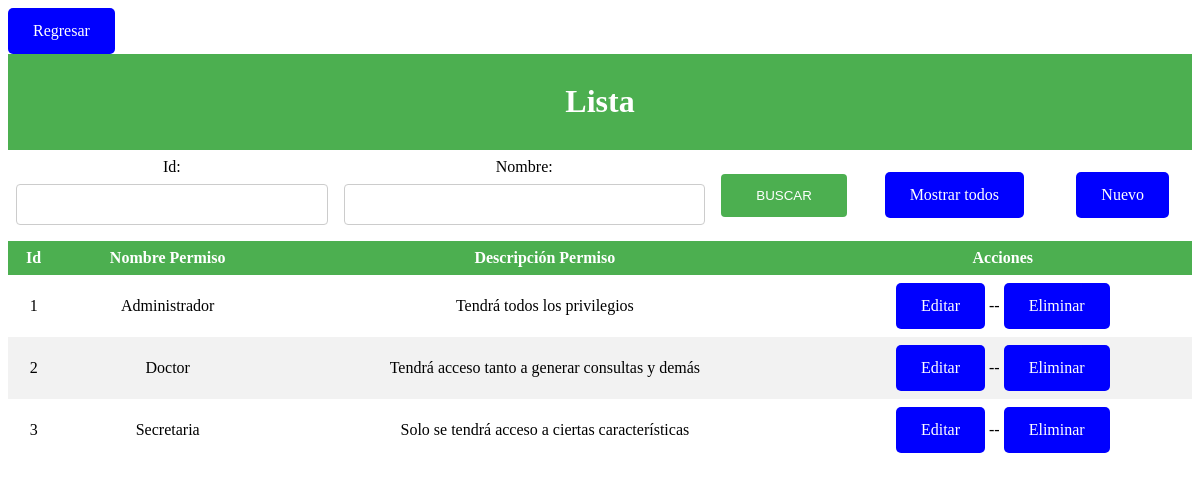
/index_t_permisos.php, run on the app's committed database.
### tables this page shows
CREATE TABLE `t_permiso` (
  `permiso_id` int NOT NULL,
  `nombre_permiso` varchar(50) NOT NULL,
  `desc_permiso` text NOT NULL
);

### index_t_permisos.php (the view, shortened to what this page needs)
<?php
 include("conexion.php");
?>
<!DOCTYPE html>
<html lang="en">
    <head>
        <link rel="stylesheet" href="estilos.css">
    </head>
    <body>
        <form action="<?=$_SERVER['PHP_SELF']?>" method="post">
        <table>
        <tr><a href="index.php">Regresar</a></tr>
            <tr>
                <th colspan="5"><h1>Lista</h1></th>
            </tr>
            <tr>
                <td>
                    <label for="">Id:</label>
                    <input type="text" name = 'permiso_id'>
                </td>
                <td>
                    <label for="">Nombre:</label>
                    <input type="text" name = 'nombre_permiso'>
                </td>
                <td>
                    <input type="submit" name="enviar" value =  "BUSCAR">
                </td>
                <td>
                    <a href="index_t_permisos.php">Mostrar todos</a>
                </td>
                <td><a href="agregar_t_permisos.php">Nuevo</a></td>
            </tr>
        </table>
        </form>
        <table>
        <thead>
        <tr>
                <th>Id</th>
                <th>Nombre Permiso</th>
                <th>Descripción Permiso</th>
                <th>Acciones</th>
            </tr>
        </thead>
        <tbody>
            <?php
            if(isset($_POST['enviar'])){
                $permiso_id = $_POST['permiso_id'];
                $nombre_permiso = $_POST['nombre_permiso'];
                if(empty($_POST['permiso_id']) && empty($_POST['nombre_permiso'])){
                    echo "<script languaje = 'Javascript'>
                    alert('Ingresa el nombre o el apellido');
                    location.assign('index_t_permiso.php');
                    </script>
                    ";
                }else {
                    if (empty($_POST['nombre_permiso'])) {
                        $sql="SELECT permiso_id, nombre_permiso, desc_permiso FROM t_permiso where permiso_id =" .$permiso_id;
                    }
                    if (empty($_POST['permiso_id'])) {
                        $sql="SELECT permiso_id, nombre_permiso, desc_permiso FROM t_permiso
                        where nombre_permiso like '%" .$nombre_permiso."%'";
                    }
                    if (!empty($_POST['permiso_id']) && !empty($_POST['nombre_permiso'])) {
                        $sql="SELECT permiso_id,  nombre_permiso, desc_permiso FROM t_permiso
                        where permiso_id =".$permiso_id." and nombre_permiso like '%".$nombre_permiso."%'";
                    }
                }
                $resultado=mysqli_query($conexion,$sql);
                while($filas=mysqli_fetch_assoc($resultado)){
                    ?>
                    <tr>
                <td><?php echo $filas['permiso_id'] ?></td>
                <td><?php echo $filas['nombre_permiso'] ?></td>
                <td><?php echo $filas['desc_permiso'] ?></td>
                <td>
                <?php echo "<a href='editar_t_permisos.php?permiso_id=".$filas['permiso_id']."'>Editar</a>"; ?>
                    --
                    <?php echo "<a href='eliminar_t_permisos.php?permiso_id=".$filas['permiso_id']."'>Eliminar</a>"; ?>
                </td>
            </tr>
        <?php
                }
            }else{
                $sql="SELECT permiso_id, nombre_permiso, desc_permiso FROM t_permiso";
                $resultado=mysqli_query($conexion,$sql);
                while($filas=mysqli_fetch_assoc($resultado)){
            ?>
            <tr>
                <td><?php echo $filas['permiso_id'] ?></td>
                <td><?php echo $filas['nombre_permiso'] ?></td>
                <td><?php echo $filas['desc_permiso'] ?></td>
                <td>
                <?php echo "<a href='editar_t_permisos.php?permiso_id=".$filas['permiso_id']."'>Editar</a>"; ?>
                    --
                    <?php echo "<a href='eliminar_t_permisos.php?permiso_id=".$filas['permiso_id']."'>Eliminar</a>"; ?>
                </td>
            </tr>
            <?php
                }
            }
            ?>
        </tbody>
        </table>
    </body>
</html>

### estilos.css (style rules this page uses)
table { border-collapse: collapse; width: 100%; }
th,td { text-align: center; padding: 8px; }
tr:nth-child(even) { background-color: #f2f2f2 }
th { background-color: #4CAF50; color: white; }
a:link, a:visited { background-color: blue; color: white; padding: 14px 25px; text-align: center; text-decoration: none; display: inline-block; border-radius: 5px; }
h1,h2,h3,h4 { text-align: center; }
* { margin: o; padding: 0; box-sizing: border-box; }
input[type=text], input[type=tel], select { width: 100%; padding: 12px 20px; margin: 8px 0; display: inline-block; border: 1px solid #ccc; border-radius: 4px; box-sizing: border-box; }
input[type=submit] { width: 100%; background-color: #4CAF50; color: white; padding: 14px 20px; margin: 8px 0; border: none; border-radius: 4px; cursor: pointer; }

### data on the page
t_permiso: permiso_id "1", nombre_permiso "Administrador", desc_permiso "Tendrá todos los privilegios"
t_permiso: permiso_id "2", nombre_permiso "Doctor", desc_permiso "Tendrá acceso tanto a generar consultas y demás"
t_permiso: permiso_id "3", nombre_permiso "Secretaria", desc_permiso "Solo se tendrá acceso a ciertas características"
